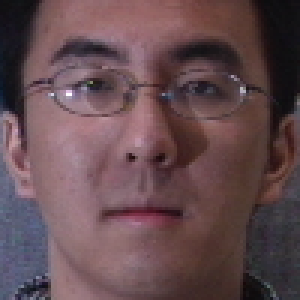
#> input picture mask/200_01_01_051_10.png, 100 x 100 px (shown 3 times larger)
$ python test_mask.py   (Python 2 division)
#> lines starting #> are read from the running program, lines starting #| are printed output that depends on the picture
from PIL import Image
from pylab import *
import numpy as np

im = Image.open('200_01_01_051_10.png')
#> im is the input picture: PIL image 100x100 RGB; mean R, G, B 100.1, 75.4, 79.9
im = im.resize((96, 96), Image.BILINEAR)
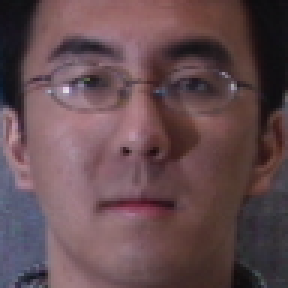
#> im: PIL image 96x96 RGB (shown 3 times larger); mean R, G, B 100.1, 75.4, 79.9
# width, height = im.size
# print width,height
# 96x96
img = array(im)
imshow(img)

#> (the run stopped early here; a loop or call above may not have finished)
